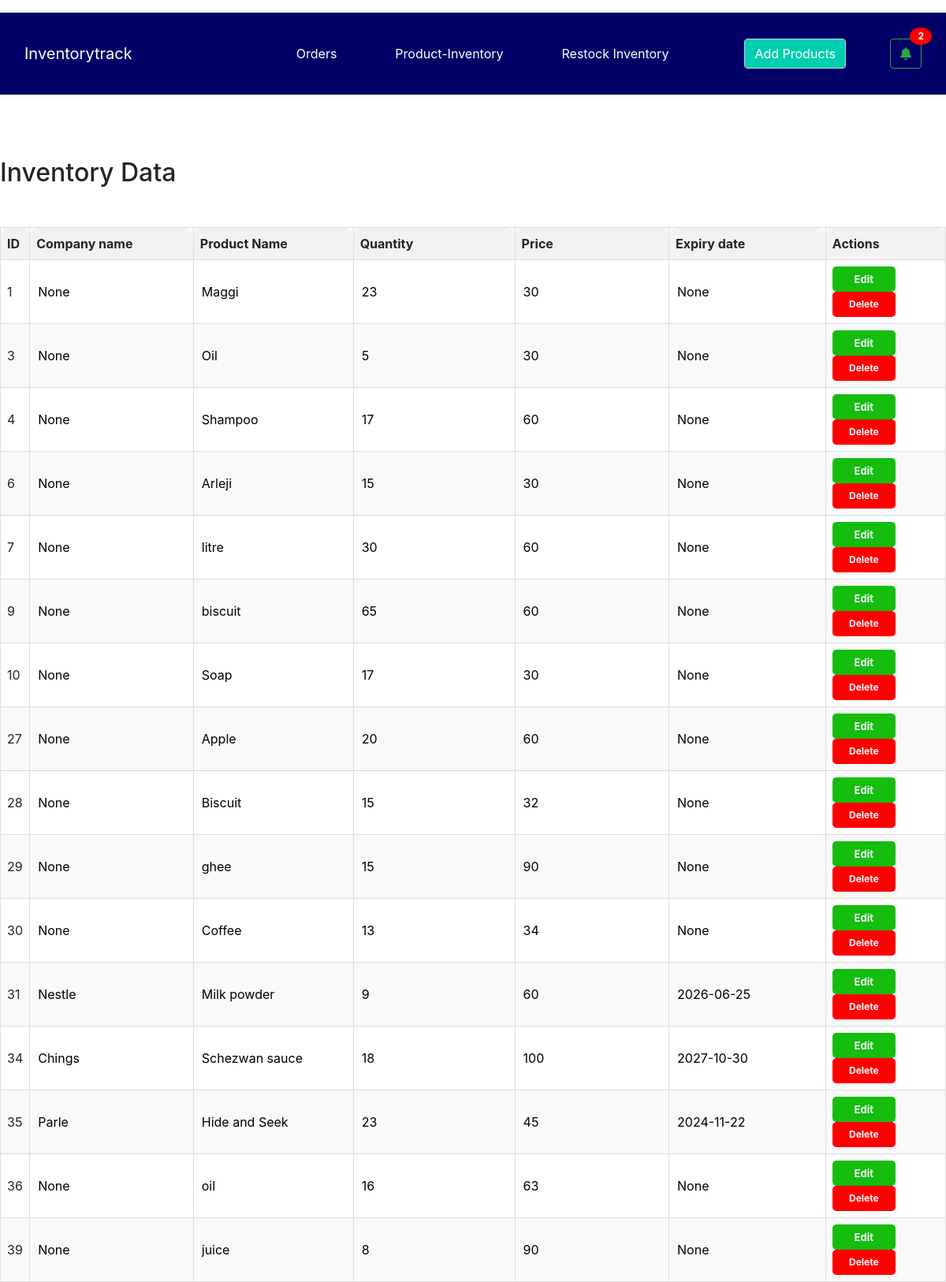
/product_inventory, run on the app's committed database.
### tables this page shows
CREATE TABLE "inventory"
             (id INTEGER PRIMARY KEY AUTOINCREMENT, company_name TEXT, product_name TEXT, quantity INTEGER, price INTEGER , expiry date);

### app.py (the view)
@app.route('/product_inventory')
def product_inventory():
    conn = sqlite3.connect('inventory.db')
    c = conn.cursor()
    c.execute("SELECT * FROM inventory")
    inventory_data = c.fetchall()
    conn.close()
    return render_template('product_inventory.html', inventory=inventory_data)

### templates/product_inventory.html (shortened to what this page needs)
<!DOCTYPE html>
<html lang="en">
<head>
    <link rel="stylesheet" href="https://cdnjs.cloudflare.com/ajax/libs/font-awesome/5.15.1/css/all.min.css">
    <link rel="stylesheet" href="https://stackpath.bootstrapcdn.com/bootstrap/4.5.2/css/bootstrap.min.css">
    <link rel="stylesheet" href="static\css\inventorytrack.css">
</head>
<body>
    <nav class="navbar navbar-expand-lg bg-body-tertiary">
        <div class="container-fluid">
            <a class="navbar-brand" href="{{ url_for('Inventorytrack') }}">Inventorytrack</a>
            <div class="collapse navbar-collapse justify-content-end" id="navbarSupportedContent">
                <ul class="navbar-nav mx-4">
                    <li class="nav-item">
                        <a class="nav-link active" aria-current="page" href="{{ url_for('orders') }}">Orders</a>
                    </li>
                    <li class="nav-item" style="margin-left: 10px;">
                        <a class="nav-link" href="{{ url_for('product_inventory') }}">Product-Inventory</a>
                    </li>
                    <li class="nav-item" style="margin-left: 10px;">
                        <a class="nav-link" href="{{ url_for('manufacturers') }}">Restock Inventory</a>
                    </li>
                </ul>
                <form class="form-inline my-2 my-lg-0">
                    <div class="adb form-control mr-sm-2" ><a href="{{ url_for('addProduct') }}" > <span class="add-p">Add Products</span></a></div>
                    <a class="notification" href="/notification">
                        <div class="bell_icon btn btn-outline-success my-2 my-sm-0">
                            <i class="fas fa-bell"></i>
                            <span class="badge">2</span>
                        </div>
                    </a>
                </form>
            </div>
        </div>
    </nav>
<h2>Inventory Data</h2>
<table>
  <thead>
    <tr>
      <th>ID</th>
      <th>Company name</th>
      <th>Product Name</th>
      <th>Quantity</th>
      <th>Price</th>
      <th>Expiry date</th>
      <th>Actions</th>
    </tr>
  </thead>
  <tbody>
    {% for item in inventory %}
    <tr>
      <td>{{ item[0] }}</td>
      <td><input class="edit-input" type="text" name="companyName{{ item[0] }}" value="{{ item[1] }}"></td>
      <td><input class="edit-input" type="text" name="productName{{ item[0] }}" value="{{ item[2] }}"></td>
      <td><input class="edit-input" type="text" name="quantity{{ item[0] }}" value="{{ item[3] }}"></td>
      <td><input class="edit-input" type="text" name="price{{ item[0] }}" value="{{ item[4] }}"></td>
      <td><input class="edit-input" type="text" name="expiryDate{{ item[0] }}" value="{{ item[5] }}"></td>
      <td>
          <button class="save-btn" onclick="saveItem({{ item[0] }})">Edit</button>
          <button class="delete-btn" onclick="deleteItem({{ item[0] }})">Delete</button>
      </td>
    </tr>
    {% endfor %}
  </tbody>
</table>
</body>
</html>

### static/css/inventorytrack.css (style rules this page uses)
.navbar { background-color:#000066; height: 13vh; margin-top: 1rem; }
.navbar-nav { gap: 3rem; }
.collapse { gap: 4rem ; }
form { gap: 3rem; }
.adb { background-color: #00ceb0; }
.add-p { color: white; }
table { width: 100%; border-collapse: collapse; }
th, td { border: 1px solid #dddddd; text-align: left; padding: 8px; }
th { background-color: #f2f2f2; border-top-left-radius: 10px; border-top-right-radius: 10px; }
tbody tr:nth-child(even) { background-color: #f9f9f9; }
tbody tr:nth-child(odd) { background-color: #ffffff; }
a { color: white; }
h2 { margin-top: 5rem; margin-bottom: 50px; }
button { width: 5rem; height: 5rem; border-radius: 50%; }
.notification { position: relative; display: inline-block; }
.notification .badge { position: absolute; top: -14px; right: -13px; padding: 5px 10px; border-radius: 60%; background-color: red; color: white; }

### templates/product_inventory.html (style rules this page uses)
table { border-collapse: collapse; width: 100%; }
th, td { border: 1px solid #dddddd; text-align: left; padding: 8px; }
th { background-color: #f2f2f2; }
.edit-input { border: none; background-color: transparent; width: 100%; }
.save-btn { background-color: rgb(20, 189, 14); color: white; border: none; border-radius: 5px; height: 2rem; padding: 1px 2px; font-size: 13px; font-weight: bold; }
.delete-btn { background-color: red; color: white; border: none; border-radius: 5px; height: 2rem; padding: 1px 2px; font-size: 12px; font-weight: bold; }

### data on the page
inventory: id "1", item "None", product_name "Maggi", quantity "23", price "30"
inventory: id "3", item "None", product_name "Oil", quantity "5", price "30"
inventory: id "4", item "None", product_name "Shampoo", quantity "17", price "60"
inventory: id "6", item "None", product_name "Arleji", quantity "15", price "30"
inventory: id "7", item "None", product_name "litre", quantity "30", price "60"
inventory: id "9", item "None", product_name "biscuit", quantity "65", price "60"
inventory: id "10", item "None", product_name "Soap", quantity "17", price "30"
inventory: id "27", item "None", product_name "Apple", quantity "20", price "60"
inventory: id "28", item "None", product_name "Biscuit", quantity "15", price "32"
inventory: id "29", item "None", product_name "ghee", quantity "15", price "90"
inventory: id "30", item "None", product_name "Coffee", quantity "13", price "34"
inventory: id "31", company_name "Nestle", product_name "Milk powder", quantity "9", price "60", expiry "2026-06-25"
inventory: id "34", company_name "Chings", product_name "Schezwan sauce", quantity "18", price "100", expiry "2027-10-30"
inventory: id "35", company_name "Parle", product_name "Hide and Seek", quantity "23", price "45", expiry "2024-11-22"
inventory: id "36", item "None", product_name "oil", quantity "16", price "63"
inventory: id "39", item "None", product_name "juice", quantity "8", price "90"
